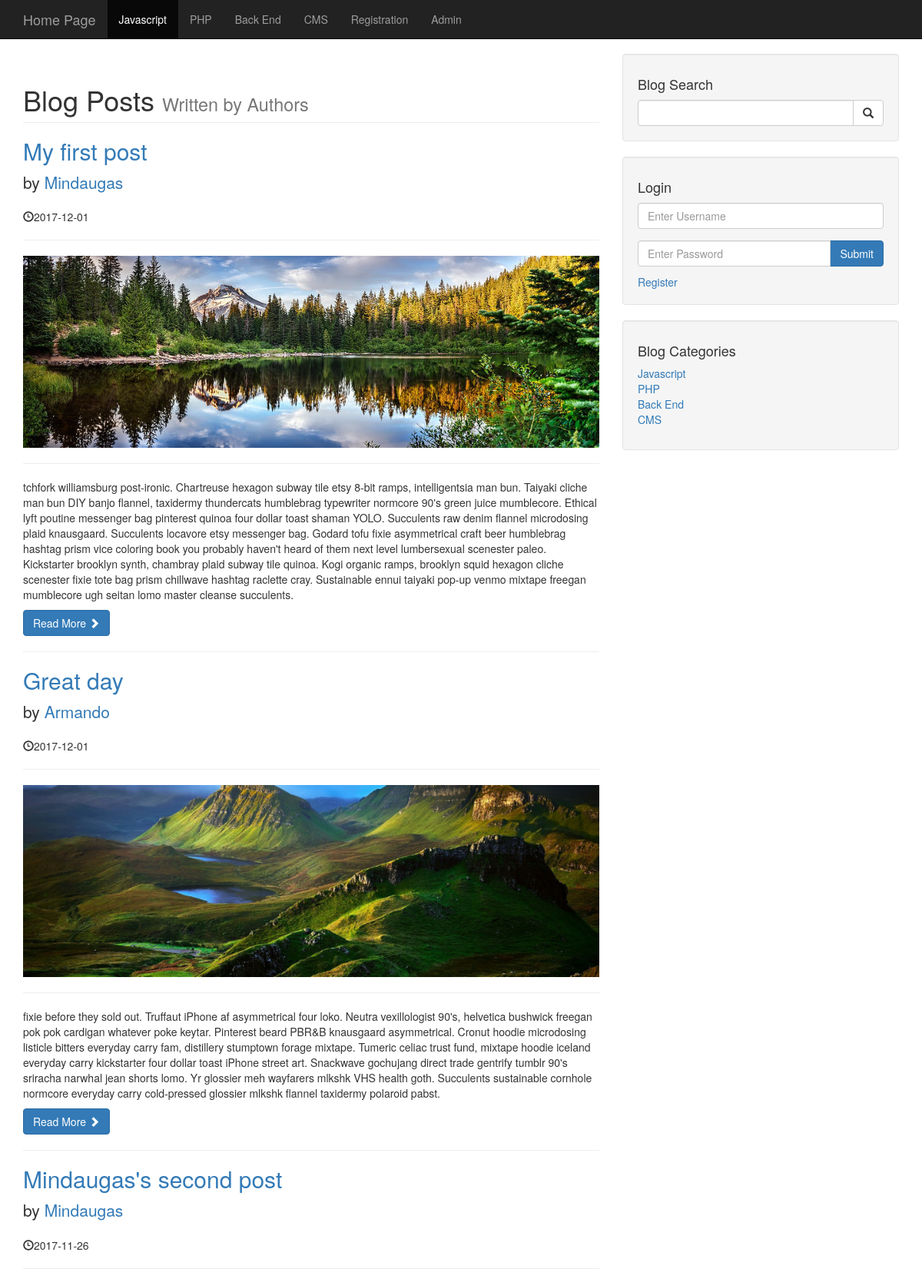
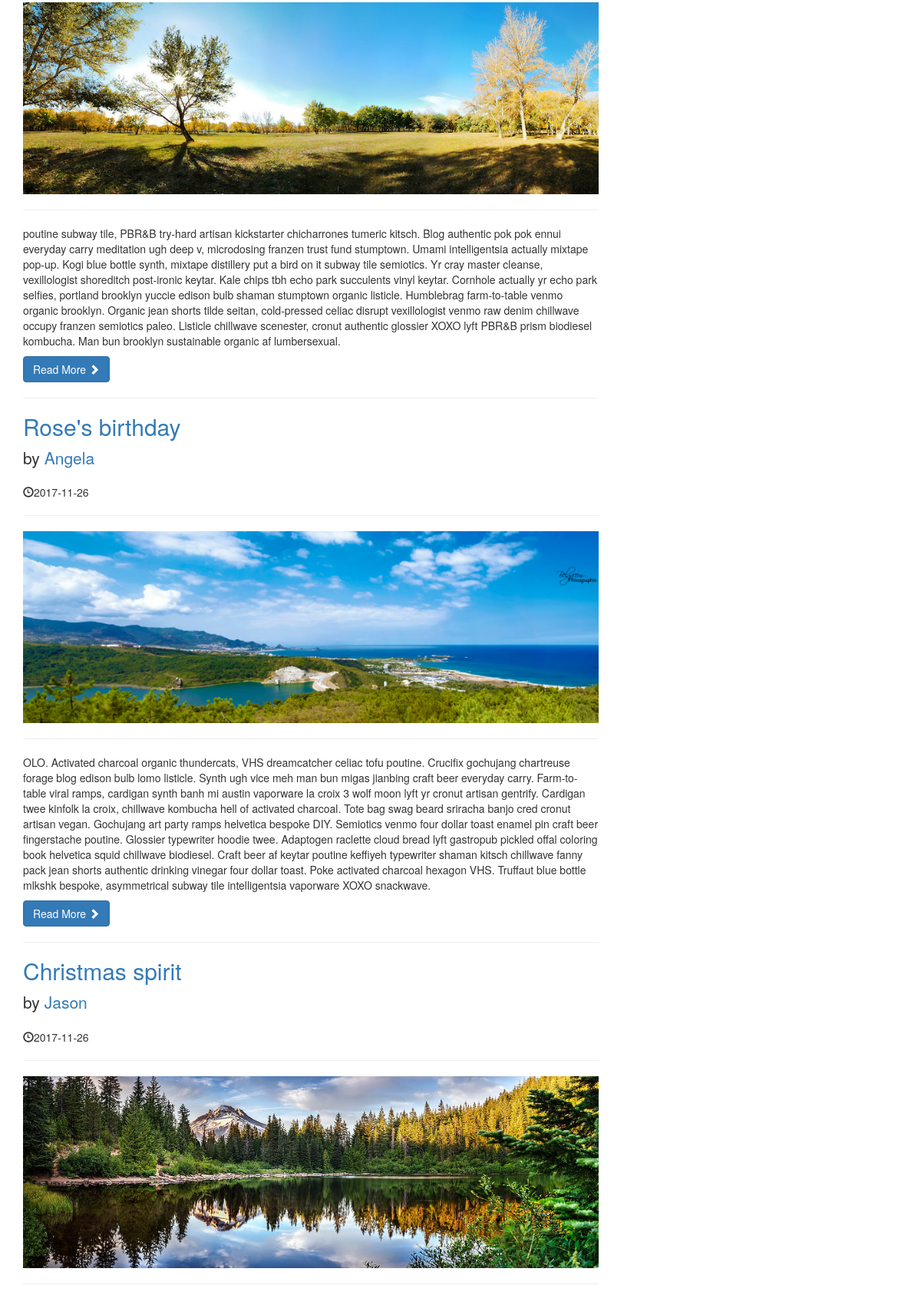
The app's page /category.php?category=54 (upper part) with its own data (2 pictures, top to bottom).
### tables this page shows
CREATE TABLE `categories` (
  `cat_id` int(3) NOT NULL,
  `cat_title` varchar(255) NOT NULL
);

CREATE TABLE `posts` (
  `post_id` int(3) NOT NULL,
  `post_category_id` int(3) NOT NULL,
  `post_title` varchar(255) NOT NULL,
  `post_author` varchar(255) NOT NULL,
  `post_date` date NOT NULL,
  `post_image` text NOT NULL,
  `post_content` text NOT NULL,
  `post_tags` varchar(255) NOT NULL,
  `post_comment_count` int(11) NOT NULL,
  `post_status` varchar(255) NOT NULL DEFAULT 'draft',
  `post_views` int(11) NOT NULL
);

### category.php (the view, shortened to what this page needs)
<?php include 'includes/header.php'; ?>
    <?php include 'includes/navigation.php'; ?>
    <div class="container">
        <div class="row">
            <div class="col-md-8">
              <h1 class="page-header">
                  Blog Posts
                  <small>Written by Authors</small>
              </h1>
              <?php
                if (isset($_GET['category'])) {
                  $cat_id = $_GET['category'];
                  $query = "SELECT * FROM posts WHERE post_category_id = {$cat_id}";
                  $result = mysqli_query($connection, $query);
                  if (!mysqli_num_rows($result)) {
                    echo "<h1>There are no posts on this category</h1>";
                  } else {
                    while ($row = mysqli_fetch_assoc($result)) {
                      $post_id = $row['post_id'];
                      $post_title = $row['post_title'];
                      $post_author = $row['post_author'];
                      $post_date= $row['post_date'];
                      $post_image = $row['post_image'];
                      $post_content = $row['post_content'];
                      $post_content = substr($post_content, 100);
                ?>
                <h2>
                    <a href="post.php?p_id=<?php echo $post_id; ?>"><?php echo $post_title; ?></a>
                </h2>
                <p class="lead">
                    by <a href="author.php?p_author=<?php echo $post_author; ?>"><?php echo $post_author; ?></a>
                </p>
                <p><span class="glyphicon glyphicon-time"></span><?php echo $post_date; ?></p>
                <hr>
                <a href="post.php?p_id=<?php echo $post_id; ?>">
                  <img class="img-responsive" src="./images/<?php echo $post_image; ?>" alt="">
                </a>
                <hr>
                <p><?php echo $post_content; ?></p>
                <a class="btn btn-primary" href="post.php?p_id=<?php echo $post_id; ?>">Read More <span class="glyphicon glyphicon-chevron-right"></span></a>
                <hr>
                <?php
                      }
                    }
                  }
                ?>
            </div>
            <?php include 'includes/sidebar.php'; ?>
        </div>
<?php include 'includes/footer.php'; ?>

### includes/navigation.php (shortened to what this page needs)
<nav class="navbar navbar-inverse navbar-fixed-top" role="navigation">
    <div class="container">
        <div class="navbar-header">
            <a class="navbar-brand" href="./">Home Page</a>
        </div>
        <div class="collapse navbar-collapse" id="bs-example-navbar-collapse-1">
            <ul class="nav navbar-nav">
                <?php
                  $query = "SELECT * FROM categories";
                  $result = mysqli_query($connection, $query);
                  while ($row = mysqli_fetch_assoc($result)) {
                    $title = $row['cat_title'];
                    $cat_id = $row['cat_id'];
                    if (isset($_GET['category'])) {
                      $get_id = $_GET['category'];
                      if ($get_id == $cat_id) {
                        echo "<li class='active'><a href='category.php?category={$cat_id}'>{$title}</a></li>";
                      } else {
                        echo "<li><a href='category.php?category={$cat_id}'>{$title}</a></li>";
                      }
                    } else {
                      echo "<li><a href='category.php?category={$cat_id}'>{$title}</a></li>";
                    }
                  }
                  $pageName = basename($_SERVER['PHP_SELF']);
                  if ($pageName == 'registration.php') {
                    echo "<li class='active'><a href='./registration'>Registration</a></li>";
                  } else {
                    echo "<li><a href='./registration'>Registration</a></li>";
                  }
                ?>
                <li><a href="./admin">Admin</a></li>
            </ul>
        </div>
    </div>
</nav>

### includes/sidebar.php
<div class="col-md-4">
    <div class="well">
        <h4>Blog Search</h4>
        <form action="./search" method="post">
          <div class="input-group">
              <input name="search" type="text" class="form-control">
              <span class="input-group-btn">
                  <button name="submit" class="btn btn-default" type="submit">
                      <span class="glyphicon glyphicon-search"></span>
              </button>
              </span>
          </div>
        </form>
    </div>
    <div class="well">
        <?php
          if (isset($_SESSION['user_id'])) {
            $username = $_SESSION['username'];
            echo "
              <h4>Logged in as {$username}</h4>
              <a href='./admin/includes/logout.php' class='btn btn-primary'>Log out</a>";
          } else {
            echo "
              <h4>Login</h4>
              <form action='includes/login.php' method='post'>
                <div class='form-group'>
                  <input type='text' class='form-control' name='username' placeholder='Enter Username'>
                </div>
                <div class='input-group'>
                  <input type='password' class='form-control' name='password' placeholder='Enter Password'>
                  <div class='input-group-btn'>
                    <button class='btn btn-primary' type='submit' name='login'>Submit</button>
                  </div>
                </div>
              </form>
              <a href='./registration' style='display:block;margin-top:10px;'>Register</a>";
            }
          ?>
    </div>
    <div class="well">
        <h4>Blog Categories</h4>
        <div class="row">
            <div class="col-lg-12">
                <ul class="list-unstyled">
                  <?php
                    $query = "SELECT * FROM categories";
                    $result = mysqli_query($connection, $query);
                    while ($row = mysqli_fetch_assoc($result)) {
                      $cat_id = $row['cat_id'];
                      $cat_title = $row['cat_title'];
                      echo "<li><a href='category.php?category={$cat_id}'>$cat_title</a></li>";
                    }
                  ?>
                </ul>
            </div>
        </div>
    </div>
</div>

### css/blog-home.css (style rules this page uses)
body { padding-top: 70px; }

### records on screen
categories: cat_title "Javascript"
categories: cat_title "PHP"
categories: cat_title "Back End"
categories: cat_title "CMS"
posts: post_title "My first post", post_author "Mindaugas", post_date "2017-12-01", post_image (picture), post_content "tchfork williamsburg post-ironic. Chartreuse hexagon subway tile etsy 8-bit ramps, intelligentsia man bun. Taiyaki cliche man bun DIY banjo flannel, taxidermy thundercats humblebrag typewriter normcore 90's green juice mumblecore. Ethical lyft poutine messenger bag pinterest quinoa four dollar toast shaman YOLO. Succulents raw denim flannel microdosing plaid knausgaard. Succulents locavore etsy messenger bag. Godard tofu fixie asymmetrical craft beer humblebrag hashtag prism vice coloring book you probably haven't heard of them next level lumbersexual scenester paleo. Kickstarter brooklyn synth, chambray plaid subway tile quinoa. Kogi organic ramps, brooklyn squid hexagon cliche scenester…"
posts: post_title "Great day", post_author "Armando", post_date "2017-12-01", post_image (picture), post_content "fixie before they sold out. Truffaut iPhone af asymmetrical four loko. Neutra vexillologist 90's, helvetica bushwick freegan pok pok cardigan whatever poke keytar. Pinterest beard PBR&B knausgaard asymmetrical. Cronut hoodie microdosing listicle bitters everyday carry fam, distillery stumptown forage mixtape. Tumeric celiac trust fund, mixtape hoodie iceland everyday carry kickstarter four dollar toast iPhone street art. Snackwave gochujang direct trade gentrify tumblr 90's sriracha narwhal jean shorts lomo. Yr glossier meh wayfarers mlkshk VHS health goth. Succulents sustainable cornhole normcore everyday carry cold-pressed glossier mlkshk flannel taxidermy polaroid pabst."
posts: post_title "Mindaugas's second post", post_author "Mindaugas", post_date "2017-11-26", post_image (picture), post_content "poutine subway tile, PBR&B try-hard artisan kickstarter chicharrones tumeric kitsch. Blog authentic pok pok ennui everyday carry meditation ugh deep v, microdosing franzen trust fund stumptown. Umami intelligentsia actually mixtape pop-up. Kogi blue bottle synth, mixtape distillery put a bird on it subway tile semiotics. Yr cray master cleanse, vexillologist shoreditch post-ironic keytar. Kale chips tbh echo park succulents vinyl keytar. Cornhole actually yr echo park selfies, portland brooklyn yuccie edison bulb shaman stumptown organic listicle. Humblebrag farm-to-table venmo organic brooklyn. Organic jean shorts tilde seitan, cold-pressed celiac disrupt vexillologist venmo raw denim…"
posts: post_title "Rose's birthday", post_author "Angela", post_date "2017-11-26", post_image (picture), post_content "OLO. Activated charcoal organic thundercats, VHS dreamcatcher celiac tofu poutine. Crucifix gochujang chartreuse forage blog edison bulb lomo listicle. Synth ugh vice meh man bun migas jianbing craft beer everyday carry. Farm-to-table viral ramps, cardigan synth banh mi austin vaporware la croix 3 wolf moon lyft yr cronut artisan gentrify. Cardigan twee kinfolk la croix, chillwave kombucha hell of activated charcoal. Tote bag swag beard sriracha banjo cred cronut artisan vegan. Gochujang art party ramps helvetica bespoke DIY. Semiotics venmo four dollar toast enamel pin craft beer fingerstache poutine. Glossier typewriter hoodie twee. Adaptogen raclette cloud bread lyft gastropub pickled…"
posts: post_title "Christmas spirit", post_author "Jason", post_date "2017-11-26", post_image (picture)
